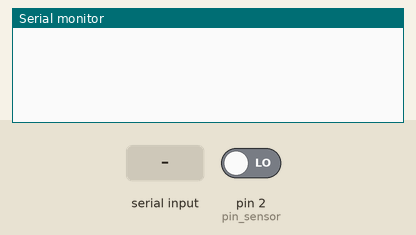
Bench run of a sketch on a simulated Arduino Uno, built with avr-gcc and run on an emulated ATmega328P. On the bench: the last lines printed to the serial monitor. The inputs (shaded band) are chosen by the test bench; at power-on: pin 2 (pin_sensor) LOW.

Above: at 1.2 s.
1.3 s: pin 2 (pin_sensor) driven HIGH
At 1.8 s:
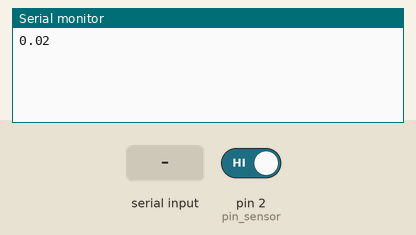
2.8 s: "S" received over Serial
At 4.1 s:
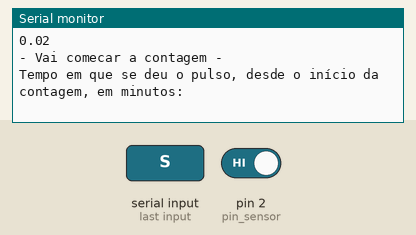

Measured:
- after the input at 1.3 s, the serial monitor: prints a new line at once (image 1)
- after the input at 2.8 s, the serial monitor: prints a new line at once (image 2)

The sketch:

medicao_radiacao_1.ino
```cpp
const int pin_sensor = 2;
volatile int count = 0;
float contagem_total = 0;
const float constante_uSv = 0.2; // Constante de conversão para uSv/h
unsigned long inicio_contagem = 0;
volatile unsigned long tempo_pulso = 0;
volatile float pulso = 0.00;
volatile float pulso_anterior = 0.00;
float tempo = 3 * 60000; // Tempo em minutos que se quer medir
volatile float pulso_minutos = 0.00;

void setup()
{
  Serial.begin(9600);
  pinMode(pin_sensor, INPUT);
  attachInterrupt(digitalPinToInterrupt(pin_sensor), contador_pulsos, RISING);
}

void loop()
{
  if (Serial.available())
  {
    char texto_escrito = Serial.read();
    if (texto_escrito == 'S')
    {
      inicio_contagem = millis();
      radiacao();
    }
  }
}

void radiacao()
{

  Serial.println("- Vai comecar a contagem -");

  Serial.println("Tempo em que se deu o pulso, desde o início da contagem, em minutos: ");
  // Reinicia o contador e espera 60 segundos
  count = 0;
  delay(tempo);

  contagem_total = count;

  // Imprime o valor total de pulsos
  Serial.println("Total de pulsos: ");
  Serial.println(contagem_total);
}

void contador_pulsos()
{
  tempo_pulso = millis();

  pulso_anterior = pulso;

  pulso = (tempo_pulso - inicio_contagem)/1000; // Arredonda o pulso às unidades, aos segundos
  pulso_minutos = pulso/60; // Tempo em que se deu o pulso, desde o inicio da contagem em minutos

  if(pulso != pulso_anterior)
  {
   count++; // Incrementa o contador quando um pulso é detectado

   Serial.println(pulso_minutos);
  }
  else{}
}
```
